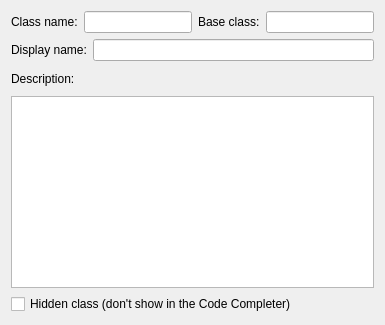
      <widget class="QWidget" name="pgClassSettings">
       <layout class="QFormLayout" name="formLayout">
        <property name="fieldGrowthPolicy">
         <enum>QFormLayout::AllNonFixedFieldsGrow</enum>
        </property>
        <item row="2" column="0">
         <widget class="QLabel" name="label_3">
          <property name="text">
           <string>Display name:</string>
          </property>
         </widget>
        </item>
        <item row="2" column="1">
         <widget class="QLineEdit" name="classDisplayName"/>
        </item>
        <item row="1" column="0" colspan="2">
         <layout class="QHBoxLayout" name="horizontalLayout_9">
          <item>
           <widget class="QLabel" name="label">
            <property name="text">
             <string>Class name:</string>
            </property>
           </widget>
          </item>
          <item>
           <widget class="QLineEdit" name="className"/>
          </item>
          <item>
           <widget class="QLabel" name="label_21">
            <property name="text">
             <string>Base class:</string>
            </property>
           </widget>
          </item>
          <item>
           <widget class="QLineEdit" name="baseClassName"/>
          </item>
         </layout>
        </item>
        <item row="3" column="0" colspan="2">
         <layout class="QHBoxLayout" name="horizontalLayout_2">
          <property name="spacing">
           <number>0</number>
          </property>
          <item>
           <widget class="QLabel" name="label_4">
            <property name="text">
             <string>Description:</string>
            </property>
           </widget>
          </item>
          <item>
           <spacer name="horizontalSpacer">
            <property name="orientation">
             <enum>Qt::Horizontal</enum>
            </property>
            <property name="sizeHint" stdset="0">
             <size>
              <width>40</width>
              <height>0</height>
             </size>
            </property>
           </spacer>
          </item>
          <item>
           <widget class="QToolButton" name="toolButton_5">
            <property name="text">
             <string/>
            </property>
            <property name="icon">
             <iconset resource="../sharedcode/resources.qrc">
              <normaloff>:/resources/RES/ffficons/text_allcaps.png</normaloff>:/resources/RES/ffficons/text_allcaps.png</iconset>
            </property>
            <property name="autoRaise">
             <bool>true</bool>
            </property>
           </widget>
          </item>
          <item>
           <widget class="QToolButton" name="toolButton_3">
            <property name="text">
             <string/>
            </property>
            <property name="icon">
             <iconset resource="../sharedcode/resources.qrc">
              <normaloff>:/resources/RES/ffficons/text_bold.png</normaloff>:/resources/RES/ffficons/text_bold.png</iconset>
            </property>
            <property name="autoRaise">
             <bool>true</bool>
            </property>
           </widget>
          </item>
          <item>
           <widget class="QToolButton" name="toolButton">
            <property name="text">
             <string/>
            </property>
            <property name="icon">
             <iconset resource="../sharedcode/resources.qrc">
              <normaloff>:/resources/RES/ffficons/text_italic.png</normaloff>:/resources/RES/ffficons/text_italic.png</iconset>
            </property>
            <property name="autoRaise">
             <bool>true</bool>
            </property>
           </widget>
          </item>
          <item>
           <widget class="QToolButton" name="toolButton_2">
            <property name="text">
             <string/>
            </property>
            <property name="icon">
             <iconset resource="../sharedcode/resources.qrc">
              <normaloff>:/resources/RES/ffficons/text_underline.png</normaloff>:/resources/RES/ffficons/text_underline.png</iconset>
            </property>
            <property name="autoRaise">
             <bool>true</bool>
            </property>
           </widget>
          </item>
          <item>
           <widget class="QToolButton" name="toolButton_4">
            <property name="text">
             <string/>
            </property>
            <property name="icon">
             <iconset resource="../sharedcode/resources.qrc">
              <normaloff>:/resources/RES/ffficons/text_strikethrough.png</normaloff>:/resources/RES/ffficons/text_strikethrough.png</iconset>
            </property>
            <property name="autoRaise">
             <bool>true</bool>
            </property>
           </widget>
          </item>
         </layout>
        </item>
        <item row="4" column="0" colspan="2">
         <widget class="QTextEdit" name="classDescEdit"/>
        </item>
        <item row="5" column="0" colspan="2">
         <widget class="QCheckBox" name="classHidden">
          <property name="text">
           <string>Hidden class (don't show in the Code Completer)</string>
          </property>
         </widget>
        </item>
       </layout>
      </widget>
